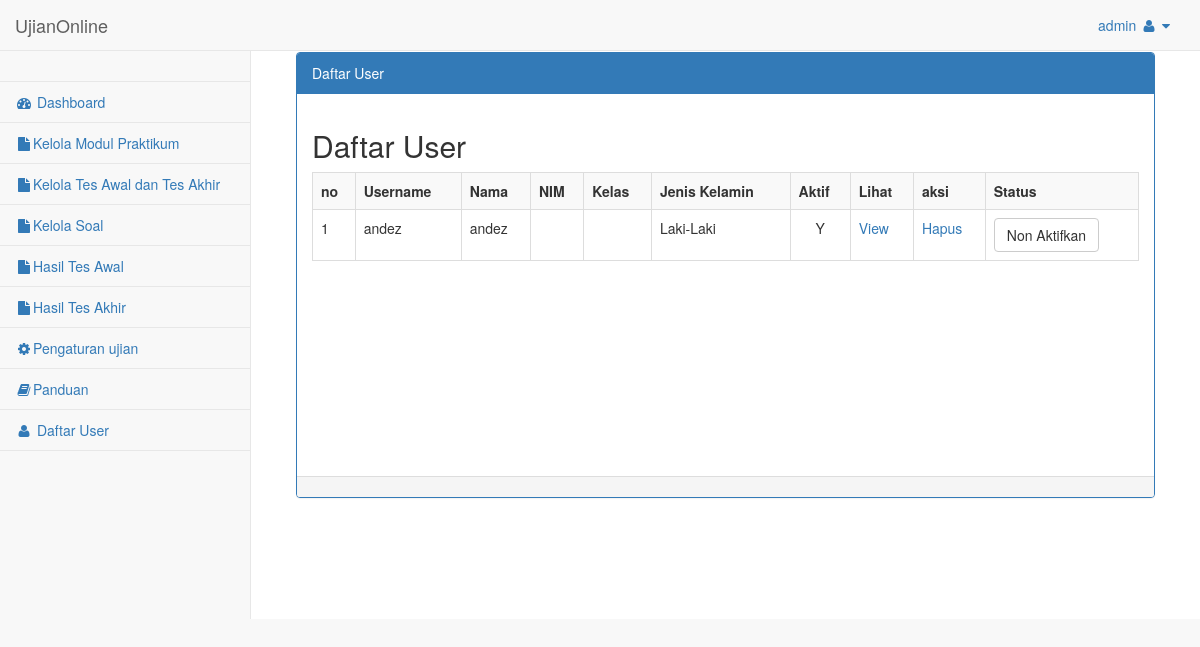
The page /admin/media.php?module=users (signed in) on the database its author committed.
### tables this page shows
CREATE TABLE `tbl_user` (
  `id_user` int(11) NOT NULL,
  `username` varchar(40) NOT NULL,
  `password` varchar(100) NOT NULL,
  `nama` text NOT NULL,
  `tgl_lahir` varchar(30) NOT NULL,
  `jk` varchar(20) NOT NULL,
  `agama` varchar(40) NOT NULL,
  `kwgn` varchar(40) NOT NULL,
  `nama_ayah` varchar(40) NOT NULL,
  `nama_ibu` varchar(40) NOT NULL,
  `pekerjaan_ayah` varchar(40) NOT NULL,
  `pekerjaan_ibu` varchar(40) NOT NULL,
  `sekolah_asal` varchar(50) NOT NULL,
  `telp` varchar(13) NOT NULL,
  `alamat` text NOT NULL,
  `statusaktif` enum('Y','N') NOT NULL DEFAULT 'Y'
);

### admin/modul/mod_users/users.php (the view, shortened to what this page needs)
        <div id="page-wrapper">
            <div class="container-fluid">
                <div class="row">
                    <div class="col-lg-12">
                    </div>
                </div>
                <div class="row">
                    <div class="col-lg-12">
                    <div class="panel panel-primary">
                        <div class="panel-heading">
                            Daftar User
                        </div>
                        <div class="panel-body">
<?php
$aksi="modul/mod_users/aksi_users.php";
switch($_GET[act]){
  default:
      $tampil = mysqli_query($config,"SELECT * FROM tbl_user");
      echo "<h2> Daftar User</h2>
    <table class='table table-striped table-bordered table-hover'>
          <tr><th>no</th><th>Username</th><th>Nama</th><th>NIM</th><th>Kelas</th><th>Jenis Kelamin</th><th>Aktif</th><th>Lihat</th><th>aksi</th><th>Status</th></tr>";
    $no=1;
    while ($r=mysqli_fetch_array($tampil)){
       echo "<tr><td>$no</td>
             <td>$r[username]</td>
            <td>$r[nama]</td>
            <td>$r[nim]</td>
            <td>$r[kelas]</td>
        <td>$r[jk]</td>
          <td align=center>$r[statusaktif]</td>
        <td><a href='?module=users&act=lihat&id=$r[id_user]'>View</a></td>
             <td><a href=$aksi?module=users&act=hapus&id=$r[id_user]>Hapus</a></td>";
        if ($r[statusaktif]=="Y") {
          echo"<td><input type=button class='btn btn-default' value='Non Aktifkan' onclick=\"window.location.href='$aksi?module=users&act=nonaktif&id=$r[id_user]';\"></td>";
        }else {
          echo"<td align='center'><input class='btn btn-primary' type=button value='Aktifkan' onclick=\"window.location.href='$aksi?module=users&act=aktif&id=$r[id_user]';\"></td>";
        }
        echo"</tr>";
      $no++;
    }
    echo "</table><br/><br/><br/><br/><br/><br/><br/><br/><br/><br/>";
    break;
}
?>
                        </div>
                        <div class="panel-footer">
                        </div>
                    </div>
                    </div>
                </div>
            </div>
        </div>

### rows shown on the page
tbl_user: username "andez", nama "andez", jk "Laki-Laki", statusaktif "Y"

### other values the page prints
$_SESSION[username] "admin"
